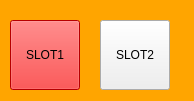
<?xml version="1.0" encoding="UTF-8"?>
<ui version="4.0">
 <class>Inventory</class>
 <widget class="QWidget" name="Inventory">
  <property name="geometry">
   <rect>
    <x>0</x>
    <y>0</y>
    <width>194</width>
    <height>101</height>
   </rect>
  </property>
  <property name="windowTitle">
   <string>Form</string>
  </property>
  <property name="styleSheet">
   <string notr="true">QWidget#Inventory{
	background-color: orange;
}</string>
  </property>
  <widget class="QPushButton" name="SLOT1">
   <property name="geometry">
    <rect>
     <x>10</x>
     <y>20</y>
     <width>70</width>
     <height>70</height>
    </rect>
   </property>
   <property name="styleSheet">
    <string notr="true">QPushButton#SLOT1{
	background-color: red;
}
</string>
   </property>
   <property name="text">
    <string>SLOT1</string>
   </property>
  </widget>
  <widget class="QPushButton" name="SLOT2">
   <property name="geometry">
    <rect>
     <x>100</x>
     <y>20</y>
     <width>70</width>
     <height>70</height>
    </rect>
   </property>
   <property name="styleSheet">
    <string notr="true"/>
   </property>
   <property name="text">
    <string>SLOT2</string>
   </property>
  </widget>
 </widget>
 <resources/>
 <connections/>
</ui>
